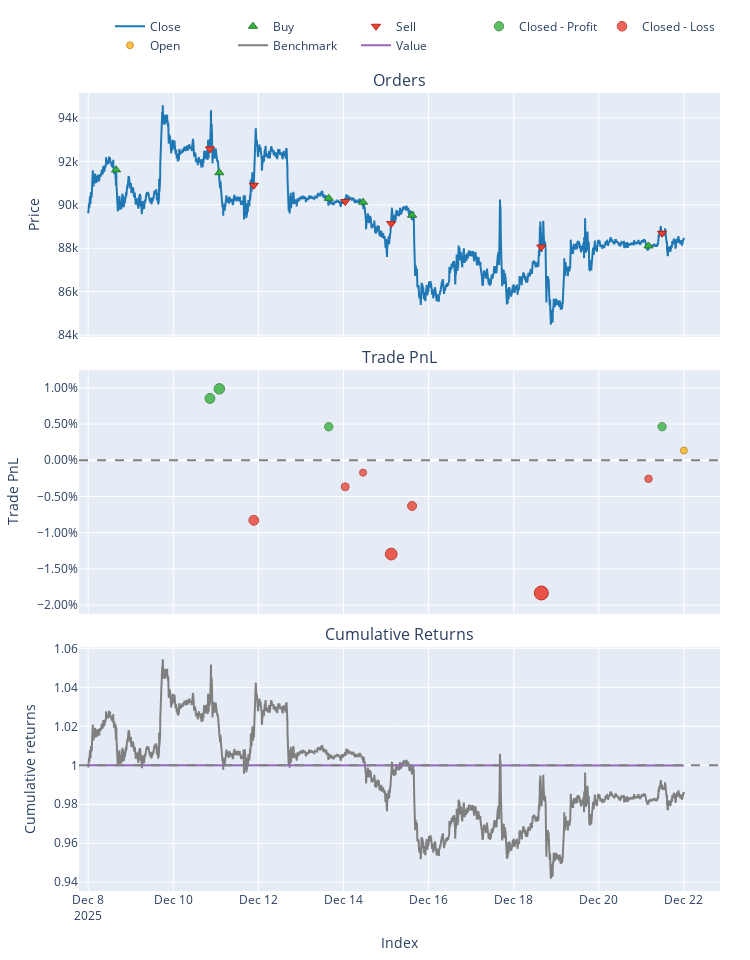

The cell this chart's notebook holds for it:
### Code cell
import pandas as pd
import numpy as np
import vectorbt as vbt


df = data.copy()

close = df['Close']

# =============================
# PARAMETERS (PINE EXACT)
# =============================
RSI_LENGTH = 6
RSI_OVERSOLD = 50
RSI_OVERBOUGHT = 50

BB_LENGTH = 200
BB_MULT = 2

# =============================
# INDICATORS
# =============================

# RSI
rsi = vbt.RSI.run(close, window=RSI_LENGTH).rsi

# Bollinger Bands
bb = vbt.BBANDS.run(
    close,
    window=BB_LENGTH,
    alpha=BB_MULT
)

bb_upper = bb.upper
bb_lower = bb.lower

# =============================
# CROSSOVER FUNCTIONS
# =============================
def crossover(series, level):
    return (series > level) & (series.shift(1) <= level)

def crossunder(series, level):
    return (series < level) & (series.shift(1) >= level)


# =============================
# ENTRY SIGNALS (STRICT PINE)
# =============================

long_entries = (
    crossover(rsi, RSI_OVERSOLD) &
    crossover(close, bb_lower)
)

short_entries = (
    crossunder(rsi, RSI_OVERBOUGHT) &
    crossunder(close, bb_upper)
)

# =============================
# PORTFOLIO
# =============================

portfolio = vbt.Portfolio.from_signals(
    close=close,
    entries=long_entries,
    exits=short_entries,
    short_entries=short_entries,
    short_exits=long_entries,
    init_cash=400,
    size=0.8,                  # 80% du capital par trade
    size_type="value",
    cash_sharing=False,        # 1 trade à la fois
    freq='3m',
    fees=0.001,  # Frais de trading 0.1%
    slippage=0.001  # Slippage 0.1%
)

# =============================
# RESULTS
# =============================
print(portfolio.stats())

portfolio.plot().show()

### Figure 1 — Plotly figure (JSON) as saved in the notebook; plotly's stock layout.template omitted (floating-point values rounded to 4 significant figures; data arrays with more than 128 entries replaced by an {"elided": "..."} marker saying what was removed)
{"data": [{"legendgroup": "0", "line": {"color": "#1f77b4"}, "name": "Close", "showlegend": true, "type": "scatter", "uid": "c51efbe7-8a83-4380-a1de-b2e17d5ab561", "x": {"elided": "6720 str values"}, "xaxis": "x", "y": {"elided": "6720 float values"}, "yaxis": "y"}, {"customdata": [[0.0, 8.742e-06, 0.0008008], [2.0, 1.739e-05, 0.001591], [4.0, 1.766e-05, 0.001595], [6.0, 1.775e-05, 0.0016], [8.0, 1.791e-05, 0.001603], [10.0, 1.817e-05, 0.0016]], "hovertemplate": "Order Id: %{customdata[0]}<br>Timestamp: %{x}<br>Price: %{y}<br>Size: %{customdata[1]:.6f}<br>Fees: %{customdata[2]:.6f}", "legendgroup": "1", "marker": {"color": "#37B13F", "line": {"color": "rgb(38,123,44)", "width": 1}, "size": 8, "symbol": "triangle-up"}, "mode": "markers", "name": "Buy", "type": "scatter", "uid": "96a850d3-8a29-45ce-bf27-b262681aa111", "x": ["2025-12-08T15:42:00+01:00", "2025-12-11T01:57:00+01:00", "2025-12-13T15:39:00+01:00", "2025-12-14T11:00:00+01:00", "2025-12-15T14:39:00+01:00", "2025-12-21T04:00:00+01:00"], "xaxis": "x", "y": [91610.0, 91480.0, 90300.0, 90120.0, 89520.0, 88110.0], "yaxis": "y"}, {"customdata": [[1.0, 1.737e-05, 0.001608], [3.0, 1.755e-05, 0.001595], [5.0, 1.773e-05, 0.001599], [7.0, 1.785e-05, 0.001591], [9.0, 1.802e-05, 0.001587], [11.0, 1.81e-05, 0.001605]], "hovertemplate": "Order Id: %{customdata[0]}<br>Timestamp: %{x}<br>Price: %{y}<br>Size: %{customdata[1]:.6f}<br>Fees: %{customdata[2]:.6f}", "legendgroup": "2", "marker": {"color": "#EA4335", "line": {"color": "rgb(181,31,18)", "width": 1}, "size": 8, "symbol": "triangle-down"}, "mode": "markers", "name": "Sell", "type": "scatter", "uid": "ccdc962f-6dbc-40f7-b714-e590e60ca9a3", "x": ["2025-12-10T20:39:00+01:00", "2025-12-11T21:24:00+01:00", "2025-12-14T00:57:00+01:00", "2025-12-15T02:54:00+01:00", "2025-12-18T15:33:00+01:00", "2025-12-21T11:39:00+01:00"], "xaxis": "x", "y": [92570.0, 90900.0, 90150.0, 89140.0, 88060.0, 88690.0], "yaxis": "y"}, {"customdata": [[0.0, 0.0, 0.006836, 0.008537], [1.0, 1.0, 0.007881, 0.009861], [3.0, 3.0, 0.003698, 0.004628], [10.0, 10.0, 0.003712, 0.004635]], "hovertemplate": "Exit Trade Id: %{customdata[0]}<br>Position Id: %{customdata[1]}<br>Exit Timestamp: %{x}<br>PnL: %{customdata[2]:.6f}<br>Return: %{customdata[3]:.2%}", "legendgroup": "3", "marker": {"color": "#37B13F", "line": {"color": "rgb(38,123,44)", "width": 1}, "opacity": [0.8136, 0.8253, 0.779, 0.7791], "size": [9.968, 10.51, 8.356, 8.359], "symbol": "circle"}, "mode": "markers", "name": "Closed - Profit", "type": "scatter", "uid": "ecfd42c2-db6e-4d73-bc87-cd068bef6da0", "x": ["2025-12-10T20:39:00+01:00", "2025-12-11T01:57:00+01:00", "2025-12-13T15:39:00+01:00", "2025-12-21T11:39:00+01:00"], "xaxis": "x2", "y": [0.008537, 0.009861, 0.004628, 0.004635], "yaxis": "y2"}, {"customdata": [[2.0, 2.0, -0.006638, -0.008289], [4.0, 4.0, -0.002931, -0.00366], [5.0, 5.0, -0.001361, -0.001703], [6.0, 6.0, -0.01037, -0.01295], [7.0, 7.0, -0.005039, -0.006305], [8.0, 8.0, -0.01467, -0.01831], [9.0, 9.0, -0.002045, -0.002558]], "hovertemplate": "Exit Trade Id: %{customdata[0]}<br>Position Id: %{customdata[1]}<br>Exit Timestamp: %{x}<br>PnL: %{customdata[2]:.6f}<br>Return: %{customdata[3]:.2%}", "legendgroup": "4", "marker": {"color": "#EA4335", "line": {"color": "rgb(181,31,18)", "width": 1}, "opacity": [0.8114, 0.7705, 0.7532, 0.8526, 0.7939, 0.9, 0.7608], "size": [9.865, 7.956, 7.15, 11.79, 9.047, 14.0, 7.502], "symbol": "circle"}, "mode": "markers", "name": "Closed - Loss", "type": "scatter", "uid": "563b137d-d87f-4776-9f88-b3db73e1e822", "x": ["2025-12-11T21:24:00+01:00", "2025-12-14T00:57:00+01:00", "2025-12-14T11:00:00+01:00", "2025-12-15T02:54:00+01:00", "2025-12-15T14:39:00+01:00", "2025-12-18T15:33:00+01:00", "2025-12-21T04:00:00+01:00"], "xaxis": "x2", "y": [-0.008289, -0.00366, -0.001703, -0.01295, -0.006305, -0.01831, -0.002558], "yaxis": "y2"}, {"customdata": [[11.0, 11.0, 0.001071, 0.001341]], "hovertemplate": "Exit Trade Id: %{customdata[0]}<br>Position Id: %{customdata[1]}<br>Exit Timestamp: %{x}<br>PnL: %{customdata[2]:.6f}<br>Return: %{customdata[3]:.2%}", "legendgroup": "5", "marker": {"color": "#FFAA00", "line": {"color": "rgb(178,118,0)", "width": 1}, "opacity": [0.75], "size": [7.0], "symbol": "circle"}, "mode": "markers", "name": "Open", "type": "scatter", "uid": "275b64c6-e4ef-40f1-bcf5-41466ef22d19", "x": ["2025-12-21T23:57:00+01:00"], "xaxis": "x2", "y": [0.001341], "yaxis": "y2"}, {"legendgroup": "6", "line": {"color": "#7f7f7f"}, "name": "Benchmark", "showlegend": true, "type": "scatter", "uid": "ddfaef48-9263-4db0-984e-f5959347a138", "x": {"elided": "6720 str values"}, "xaxis": "x3", "y": {"elided": "6720 float values"}, "yaxis": "y3"}, {"hoverinfo": "skip", "legendgroup": "7", "line": {"color": "rgba(0, 0, 0, 0)", "width": 0}, "opacity": 0, "showlegend": false, "type": "scatter", "uid": "1e2dac44-1a07-4228-a126-a5dd810f1001", "x": {"elided": "6720 str values"}, "xaxis": "x3", "y": {"elided": "6720 int values"}, "yaxis": "y3"}, {"connectgaps": false, "fill": "tonexty", "fillcolor": "rgba(0, 128, 0, 0.3)", "hoverinfo": "skip", "legendgroup": "7", "line": {"color": "rgba(0, 0, 0, 0)", "width": 0}, "opacity": 0, "showlegend": false, "type": "scatter", "uid": "030bcf2a-b57f-41bd-9c0a-96c8eafd215c", "x": {"elided": "6720 str values"}, "xaxis": "x3", "y": {"elided": "6720 float values"}, "yaxis": "y3"}, {"hoverinfo": "skip", "legendgroup": "7", "line": {"color": "rgba(0, 0, 0, 0)", "width": 0}, "opacity": 0, "showlegend": false, "type": "scatter", "uid": "0a3bad01-6f65-4538-b680-120a989cc88b", "x": {"elided": "6720 str values"}, "xaxis": "x3", "y": {"elided": "6720 int values"}, "yaxis": "y3"}, {"connectgaps": false, "fill": "tonexty", "fillcolor": "rgba(255, 0, 0, 0.3)", "hoverinfo": "skip", "legendgroup": "7", "line": {"color": "rgba(0, 0, 0, 0)", "width": 0}, "opacity": 0, "showlegend": false, "type": "scatter", "uid": "6d4f21af-5818-4449-a479-99c2b7e29dee", "x": {"elided": "6720 str values"}, "xaxis": "x3", "y": {"elided": "6720 float values"}, "yaxis": "y3"}, {"legendgroup": "8", "line": {"color": "#9467bd"}, "name": "Value", "showlegend": true, "type": "scatter", "uid": "6f759dc6-e7a8-4157-b125-ee5c4129a9ed", "x": {"elided": "6720 str values"}, "xaxis": "x3", "y": {"elided": "6720 float values"}, "yaxis": "y3"}, {"hoverinfo": "skip", "legendgroup": "7", "line": {"color": "rgba(0, 0, 0, 0)", "width": 0}, "opacity": 0, "showlegend": false, "type": "scatter", "uid": "6953b2f2-e5b1-4e44-a67d-e0aa8f799e73", "x": {"elided": "6720 str values"}, "xaxis": "x3", "y": {"elided": "6720 int values"}, "yaxis": "y3"}], "layout": {"annotations": [{"font": {"size": 16}, "showarrow": false, "text": "Orders", "x": 0.5, "xanchor": "center", "xref": "paper", "y": 1, "yanchor": "bottom", "yref": "paper"}, {"font": {"size": 16}, "showarrow": false, "text": "Trade PnL", "x": 0.5, "xanchor": "center", "xref": "paper", "y": 0.6528, "yanchor": "bottom", "yref": "paper"}, {"font": {"size": 16}, "showarrow": false, "text": "Cumulative Returns", "x": 0.5, "xanchor": "center", "xref": "paper", "y": 0.3056, "yanchor": "bottom", "yref": "paper"}], "height": 960, "legend": {"orientation": "h", "traceorder": "normal", "x": 1, "xanchor": "right", "y": 1.042, "yanchor": "bottom"}, "margin": {"b": 30, "l": 30, "r": 30, "t": 30}, "shapes": [{"line": {"color": "gray", "dash": "dash"}, "type": "line", "x0": 0, "x1": 1, "xref": "paper", "y0": 0, "y1": 0, "yref": "y2"}, {"line": {"color": "gray", "dash": "dash"}, "type": "line", "x0": 0, "x1": 1, "xref": "paper", "y0": 1, "y1": 1, "yref": "y3"}], "showlegend": true, "width": 750, "xaxis": {"anchor": "y", "domain": [0, 1], "matches": "x3", "showticklabels": false}, "xaxis2": {"anchor": "y2", "domain": [0, 1], "matches": "x3", "showticklabels": false}, "xaxis3": {"anchor": "y3", "domain": [0, 1], "title": {"text": "Index"}}, "yaxis": {"anchor": "x", "domain": [0.6944, 1], "title": {"text": "Price"}}, "yaxis2": {"anchor": "x2", "domain": [0.3472, 0.6528], "tickformat": ".2%", "title": {"text": "Trade PnL"}}, "yaxis3": {"anchor": "x3", "domain": [0, 0.3056], "title": {"text": "Cumulative returns"}}}}
